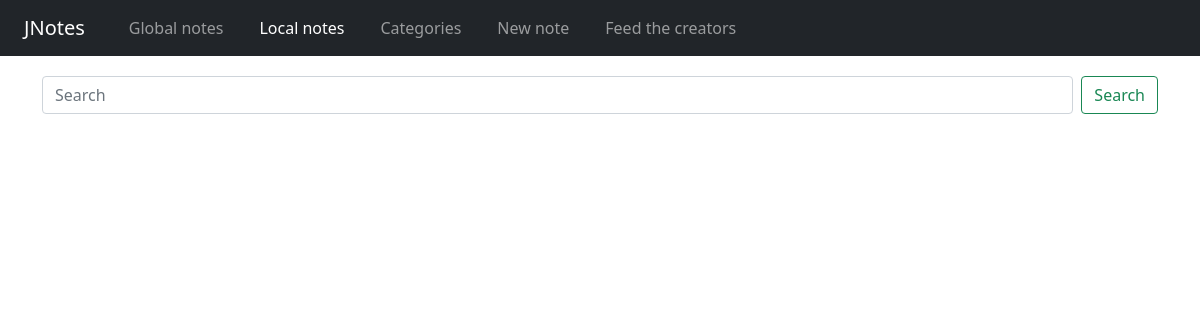
The app's page /, older data.
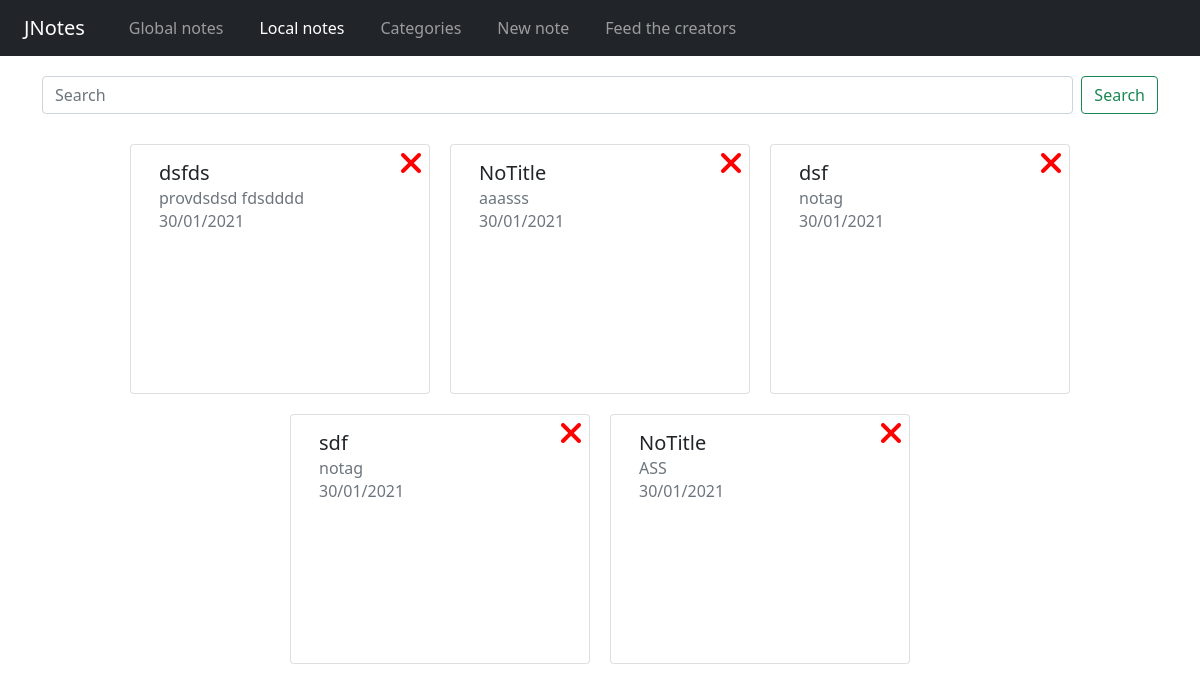
The same page, newer data.
### notes/models.py (models this page shows, shortened)
class Note(models.Model):
    title_note = models.CharField('Название', blank=True, max_length=150)
    category_note = models.ForeignKey(Category,blank=True, on_delete=models.CASCADE)
    content_note = models.TextField('Содержание', blank=True)
    date_note = models.DateTimeField(auto_now_add=True)

class Category(models.Model):
    name = models.CharField(max_length=255, unique=True, editable=True)
    def __str__(self):
        return self.name

### notes/views.py (the view)
# urls.py: path('', HomeView.as_view(), name='home'),
class HomeView(ListView):
    model = Note
    template_name = 'home.html'
    ordering = ['-date_note']
    context_object_name = 'notes_list'

### notes/templates/home.html (shortened to what this page needs)
{% extends 'base.html' %}
{% load static %}
{% block content %}
<link rel="stylesheet" href="{% static 'css/home.css' %}">
<div class="container sfield-container">
    <div class="row">
        <form class="d-flex">
            <input class="form-control me-2" type="search" placeholder="Search" aria-label="Search">
            <button class="btn btn-outline-success" type="submit">Search</button>
        </form>
    </div>
</div>
<div class="container card-container">
    <div class="row justify-content-center">
        {% for post in notes_list %}
        <div onclick="window.location='{% url 'notes:note-detail' post.pk %}'" class="card col-md-12 col-12x">
            <div class="card-body">
                <div class="card-delete">
                    <a href="{% url 'notes:note-delete' post.pk %}">
                        <i class="fas fa-times fa-2x"></i>
                    </a>
                </div>
                <h5 class="card-title">{{ post.title_note }}</h5>
                <h6 class="card-subtitle mb-2 text-muted">{{ post.category_note }}</h6>
                <h6 class="card-subtitle mb-2 text-muted">{{ post.date_note|date:"d/m/Y" }}</h6>
            </div>
        </div>
        {% endfor %}
    </div>
</div>
{% endblock %}

### notes/templates/base.html (shortened to what this page needs)
<!DOCTYPE html>
<html lang="en">
<head>
    {% load static %}
    <link href="https://cdn.jsdelivr.net/npm/bootstrap@5.0.0-beta2/dist/css/bootstrap.min.css" rel="stylesheet"
>
    <link rel="stylesheet" href="{% static 'css/base.css' %}">
</head>
<body>
<header>
    <div class="container-fluid">
        <div class="row">
            <div class="col-12" style="padding:0">
                <nav class="navbar navbar-expand-lg navbar-dark bg-dark">
                    <div class="container-fluid">
                        <a class="navbar-brand" href="#">JNotes</a>
                        <div class="collapse navbar-collapse" id="navbarSupportedContent">
                            {% with request.resolver_match.url_name as url_name %}
                            <ul class="navbar-nav me-auto mb-2 mb-lg-0">
                                <li class="nav-item">
                                    <a class="nav-link" aria-current="page" href="#">Global notes</a>
                                </li>
                                <li class="nav-item">
                                    <a class="nav-link {% if url_name == 'home' %}active{% endif %}" aria-current="page" href="{% url 'notes:home' %}">Local notes</a>
                                </li>
                                <li class="nav-item">
                                    <a class="nav-link {% if url_name == 'categories-view' %}active{% endif %}" href="{% url 'notes:categories-view' %}">Categories</a>
                                </li>
                                <li class="nav-item">
                                  <a class="nav-link {% if url_name == 'note-add' %}active{% endif %}" href="{% url 'notes:note-add' %}">New note</a>
                                </li>
                                <li class="nav-item">
                                   <a class="nav-link {% if url_name == 'donation' %}active{% endif %}" href="{% url 'notes:donation' %}">Feed the creators</a>
                                </li>
                            </ul>
                            {% endwith %}
                        </div>
                    </div>
                </nav>
            </div>
        </div>
    </div>
</header>
<main>
    {% block content %}
    {% endblock %}
</main>
</body>
</html>

### notes/static/css/base.css (style rules this page uses)
.nav-item { padding-left: 20px; }
.navbar-brand { vertical-align: middle; }

### notes/static/css/home.css (style rules this page uses)
.card-container { margin-top:20px; }
.sfield-container { margin-top:20px; }
.card { max-width: 300px; max-height: 250px; min-width: 300px; min-height: 250px; margin:10px; }
.card-delete { position: absolute; top: 1%; right: 2%; }
a i { color: red; }

Row changes from the older to the newer data that the page shows:
added Note: title_note "dsfds", category_note "provdsdsd fdsdddd", date_note "30/01/2021"
added Note: title_note "NoTitle", category_note "aaasss", date_note "30/01/2021"
added Note: title_note "dsf", category_note "notag", date_note "30/01/2021"
added Note: title_note "sdf", category_note "notag", date_note "30/01/2021"
added Note: title_note "NoTitle", category_note "ASS", date_note "30/01/2021"
